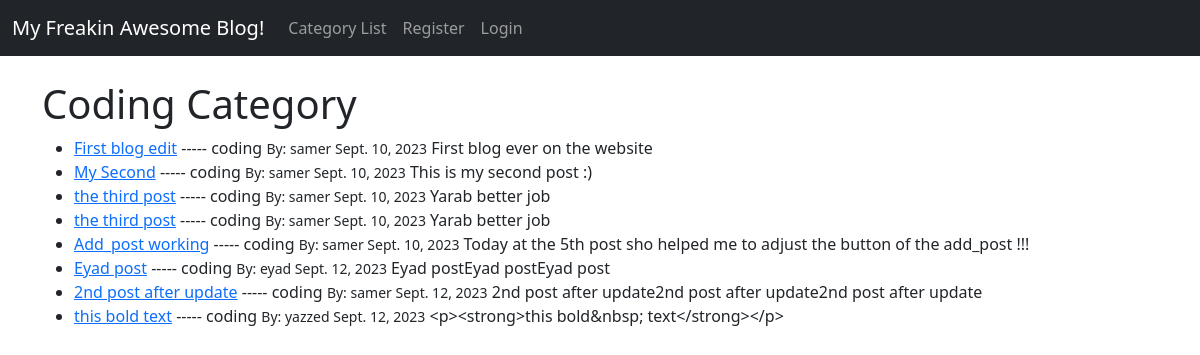
/category/coding/, run on an earlier commit of the app's database.
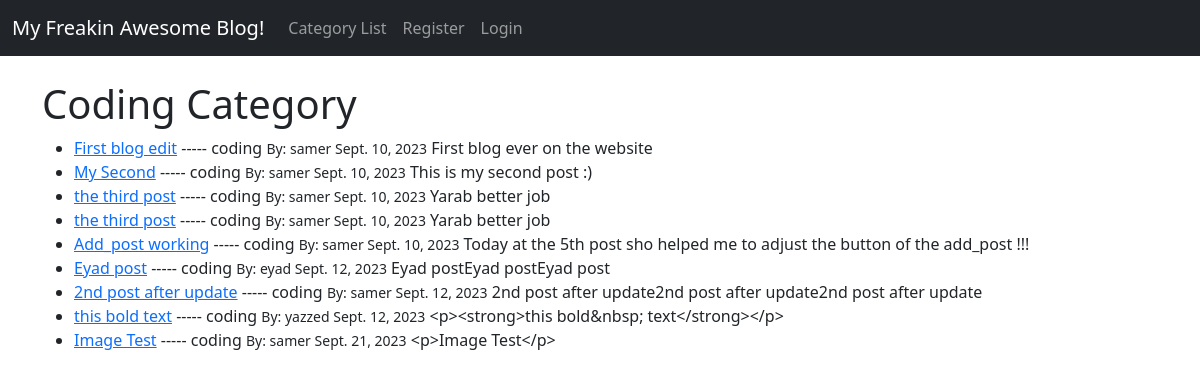
And on a later commit of the database.
### theblog/models.py (models this page shows, shortened)
class Post(models.Model):
    STATUS_CHOICES = [
        ("PENDING", "PENDING"),
        ("SOLD", "SOLD"),
    ]
    title = models.CharField(max_length=255)
    header_image = models.ImageField(null=True,blank=True,upload_to="images/")
    title_tag = models.CharField(max_length=255)
    author = models.ForeignKey(User,on_delete=models.CASCADE)
    body = RichTextField(blank=True,null=True)
    post_date = models.DateField(auto_now_add=True)
    category = models.CharField(max_length=255,default='coding')
    likes = models.ManyToManyField(User,related_name="blog_posts")
    status = models.CharField(max_length=20,choices=STATUS_CHOICES,default="PENDING")

### theblog/views.py (the view)
# urls.py: path('category/<str:cats>/', CategoryView, name='category'),
def CategoryView(request,cats):
    category_post = Post.objects.filter(category=cats.replace('-',' '))
    return render(request,'categories.html',{'cats':cats.title().replace('-',' '),'category_posts':category_post})

### theblog/templates/categories.html (shortened to what this page needs)
{% extends 'base.html' %}
{% block content %}
{%if category_posts %}
    <h1> {{ cats }} Category</h1>
    <ul>
    {% for post in category_posts %}
        <li><a href ="{% url 'article-detail' post.pk %}"> {{post.title}}</a> ----- {{post.category}} <small> By: {{post.author}} {{post.post_date}}</small>
    {{post.body}}
        <br/>
    {% endfor %}
    </ul>
{% else %}
    <h2>This page does not exist</h2>
{% endif %}
{% endblock %}

What changed in the data, as far as the page shows it:
added Post: title "Image Test", category "coding", author "samer", post_date "Sept. 21, 2023", body "<p>Image Test</p>"
